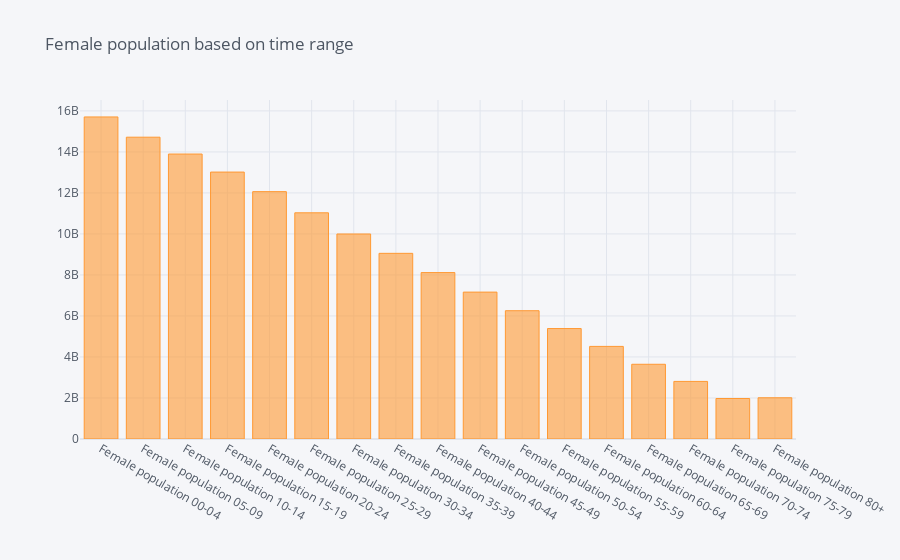

The cell this chart's notebook holds for it:
### Code cell
fml_pop.iplot(kind = 'bar', x= 'Indicator Name', y = 'value', title = 'Female population based on time range' )

### Figure 1 — Plotly figure (JSON) as saved in the notebook; plotly's stock layout.template omitted (floating-point values rounded to 4 significant figures)
{"data": [{"marker": {"color": "rgba(255, 153, 51, 0.6)", "line": {"color": "rgba(255, 153, 51, 1.0)", "width": 1}}, "name": "value", "orientation": "v", "text": "", "type": "bar", "x": ["Female population 00-04", "Female population 05-09", "Female population 10-14", "Female population 15-19", "Female population 20-24", "Female population 25-29", "Female population 30-34", "Female population 35-39", "Female population 40-44", "Female population 45-49", "Female population 50-54", "Female population 55-59", "Female population 60-64", "Female population 65-69", "Female population 70-74", "Female population 75-79", "Female population 80+"], "y": [15706111172, 14718590410, 13897049380, 13017956478, 12063309126, 11031394635, 9997938144, 9054970815, 8115941581, 7164330772, 6256663936, 5386602083, 4515831957, 3644285792, 2808739329, 1975302993, 2011457069]}], "layout": {"legend": {"bgcolor": "#F5F6F9", "font": {"color": "#4D5663"}}, "paper_bgcolor": "#F5F6F9", "plot_bgcolor": "#F5F6F9", "title": {"font": {"color": "#4D5663"}, "text": "Female population based on time range"}, "xaxis": {"gridcolor": "#E1E5ED", "showgrid": true, "tickfont": {"color": "#4D5663"}, "title": {"font": {"color": "#4D5663"}, "text": ""}, "zerolinecolor": "#E1E5ED"}, "yaxis": {"gridcolor": "#E1E5ED", "showgrid": true, "tickfont": {"color": "#4D5663"}, "title": {"font": {"color": "#4D5663"}, "text": ""}, "zerolinecolor": "#E1E5ED"}}}
